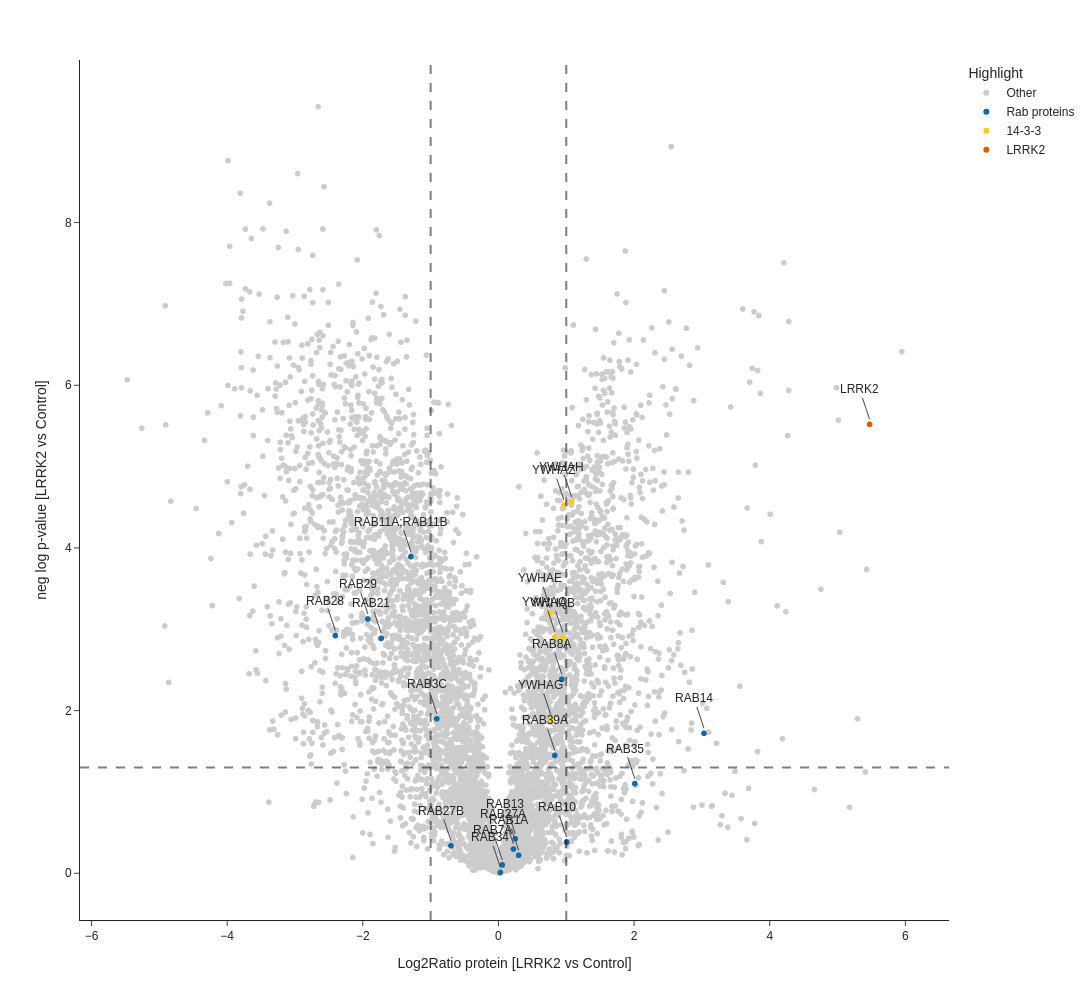

The code cell stored with this chart in its notebook:
### Code cell
fig_S2D = px.scatter(
    fInt,
    x="Student's T-test Difference L2T_Turbo",
    y="-Log Student's T-test p-value L2T_Turbo",
    color="Highlight",
    color_discrete_map=Fig_color_map,
    template="simple_white",
    hover_data=["PG.Genes", "PG.ProteinAccessions"],
    labels={
        "Student's T-test Difference L2T_Turbo": "Log2Ratio protein [LRRK2 vs Control]",
        "-Log Student's T-test p-value L2T_Turbo": "neg log p-value [LRRK2 vs Control]",
        "PG.Genes": "Gene",
    },
)

annotate = fInt.loc[
    fInt["Highlight"].isin(["LRRK2","Rab proteins","14-3-3"]),
    [
        "Student's T-test Difference L2T_Turbo",
        "-Log Student's T-test p-value L2T_Turbo",
        "PG.Genes",
    ],
]

for x, y, gene in annotate.itertuples(index=False):
    fig_S2D.add_annotation(
        x=x,
        y=y,
        text=gene,
        showarrow=True,
        yshift=5,
    )

fig_S2D.update_layout(
    height=1000,
    width=1500,
    font_family="Arial",
)

fig_S2D.add_hline(y=1.3, opacity=0.5, line_width=2, line_dash="dash")
fig_S2D.add_vline(x=1, opacity=0.5, line_width=2, line_dash="dash")
fig_S2D.add_vline(x=-1, opacity=0.5, line_width=2, line_dash="dash")

fig_S2D.show()

### Figure 1 — Plotly figure (JSON) as saved in the notebook; plotly's stock layout.template omitted (floating-point values rounded to 4 significant figures; data arrays with more than 128 entries replaced by an {"elided": "..."} marker saying what was removed)
{"data": [{"customdata": {"elided": "5987x2 str values"}, "hovertemplate": "Highlight=Other<br>Log2Ratio protein [LRRK2 vs Control]=%{x}<br>neg log p-value [LRRK2 vs Control]=%{y}<br>Gene=%{customdata[0]}<br>PG.ProteinAccessions=%{customdata[1]}<extra></extra>", "legendgroup": "Other", "marker": {"color": "rgb(204,204,204)", "symbol": "circle"}, "mode": "markers", "name": "Other", "showlegend": true, "type": "scattergl", "x": {"elided": "5987 float values"}, "xaxis": "x", "y": {"elided": "5987 float values"}, "yaxis": "y"}, {"customdata": [["RAB27B", "O00194"], ["RAB29", "O14966"], ["RAB34", "P0DI83"], ["RAB7A", "P51149"], ["RAB13", "P51153"], ["RAB28", "P51157"], ["RAB27A", "P51159"], ["RAB8A", "P61006"], ["RAB10", "P61026"], ["RAB14", "P61106"], ["RAB11A;RAB11B", "P62491;Q15907"], ["RAB1A", "P62820"], ["RAB39A", "Q14964"], ["RAB35", "Q15286"], ["RAB3C", "Q96E17"], ["RAB21", "Q9UL25"]], "hovertemplate": "Highlight=Rab proteins<br>Log2Ratio protein [LRRK2 vs Control]=%{x}<br>neg log p-value [LRRK2 vs Control]=%{y}<br>Gene=%{customdata[0]}<br>PG.ProteinAccessions=%{customdata[1]}<extra></extra>", "legendgroup": "Rab proteins", "marker": {"color": "#0e6ba8", "symbol": "circle"}, "mode": "markers", "name": "Rab proteins", "showlegend": true, "type": "scattergl", "x": [-0.7005, -1.925, 0.02852, 0.05651, 0.2475, -2.405, 0.2211, 0.9347, 1.005, 3.031, -1.292, 0.298, 0.83, 2.01, -0.9086, -1.729], "xaxis": "x", "y": [0.3382, 3.126, 0.009717, 0.1024, 0.424, 2.922, 0.2978, 2.385, 0.3834, 1.72, 3.893, 0.2209, 1.449, 1.102, 1.9, 2.888], "yaxis": "y"}, {"customdata": [["YWHAQ", "P27348"], ["YWHAB", "P31946"], ["YWHAG", "P61981"], ["YWHAE", "P62258"], ["YWHAZ", "P63104"], ["YWHAH", "Q04917"]], "hovertemplate": "Highlight=14-3-3<br>Log2Ratio protein [LRRK2 vs Control]=%{x}<br>neg log p-value [LRRK2 vs Control]=%{y}<br>Gene=%{customdata[0]}<br>PG.ProteinAccessions=%{customdata[1]}<extra></extra>", "legendgroup": "14-3-3", "marker": {"color": "#FFCC00", "symbol": "circle"}, "mode": "markers", "name": "14-3-3", "showlegend": true, "type": "scattergl", "x": [0.832, 0.9491, 0.7709, 0.7641, 0.9653, 1.08], "xaxis": "x", "y": [2.906, 2.897, 1.889, 3.198, 4.525, 4.564], "yaxis": "y"}, {"customdata": [["LRRK2", "Q5S007"]], "hovertemplate": "Highlight=LRRK2<br>Log2Ratio protein [LRRK2 vs Control]=%{x}<br>neg log p-value [LRRK2 vs Control]=%{y}<br>Gene=%{customdata[0]}<br>PG.ProteinAccessions=%{customdata[1]}<extra></extra>", "legendgroup": "LRRK2", "marker": {"color": "#d95f02", "symbol": "circle"}, "mode": "markers", "name": "LRRK2", "showlegend": true, "type": "scattergl", "x": [5.473], "xaxis": "x", "y": [5.519], "yaxis": "y"}], "layout": {"annotations": [{"showarrow": true, "text": "RAB27B", "x": -0.7005, "y": 0.3382, "yshift": 5}, {"showarrow": true, "text": "RAB29", "x": -1.925, "y": 3.126, "yshift": 5}, {"showarrow": true, "text": "RAB34", "x": 0.02852, "y": 0.009717, "yshift": 5}, {"showarrow": true, "text": "YWHAQ", "x": 0.832, "y": 2.906, "yshift": 5}, {"showarrow": true, "text": "YWHAB", "x": 0.9491, "y": 2.897, "yshift": 5}, {"showarrow": true, "text": "RAB7A", "x": 0.05651, "y": 0.1024, "yshift": 5}, {"showarrow": true, "text": "RAB13", "x": 0.2475, "y": 0.424, "yshift": 5}, {"showarrow": true, "text": "RAB28", "x": -2.405, "y": 2.922, "yshift": 5}, {"showarrow": true, "text": "RAB27A", "x": 0.2211, "y": 0.2978, "yshift": 5}, {"showarrow": true, "text": "RAB8A", "x": 0.9347, "y": 2.385, "yshift": 5}, {"showarrow": true, "text": "RAB10", "x": 1.005, "y": 0.3834, "yshift": 5}, {"showarrow": true, "text": "RAB14", "x": 3.031, "y": 1.72, "yshift": 5}, {"showarrow": true, "text": "YWHAG", "x": 0.7709, "y": 1.889, "yshift": 5}, {"showarrow": true, "text": "YWHAE", "x": 0.7641, "y": 3.198, "yshift": 5}, {"showarrow": true, "text": "RAB11A;RAB11B", "x": -1.292, "y": 3.893, "yshift": 5}, {"showarrow": true, "text": "RAB1A", "x": 0.298, "y": 0.2209, "yshift": 5}, {"showarrow": true, "text": "YWHAZ", "x": 0.9653, "y": 4.525, "yshift": 5}, {"showarrow": true, "text": "YWHAH", "x": 1.08, "y": 4.564, "yshift": 5}, {"showarrow": true, "text": "RAB39A", "x": 0.83, "y": 1.449, "yshift": 5}, {"showarrow": true, "text": "RAB35", "x": 2.01, "y": 1.102, "yshift": 5}, {"showarrow": true, "text": "LRRK2", "x": 5.473, "y": 5.519, "yshift": 5}, {"showarrow": true, "text": "RAB3C", "x": -0.9086, "y": 1.9, "yshift": 5}, {"showarrow": true, "text": "RAB21", "x": -1.729, "y": 2.888, "yshift": 5}], "font": {"family": "Arial"}, "height": 1000, "legend": {"title": {"text": "Highlight"}, "tracegroupgap": 0}, "margin": {"t": 60}, "shapes": [{"line": {"dash": "dash", "width": 2}, "opacity": 0.5, "type": "line", "x0": 0, "x1": 1, "xref": "x domain", "y0": 1.3, "y1": 1.3, "yref": "y"}, {"line": {"dash": "dash", "width": 2}, "opacity": 0.5, "type": "line", "x0": 1, "x1": 1, "xref": "x", "y0": 0, "y1": 1, "yref": "y domain"}, {"line": {"dash": "dash", "width": 2}, "opacity": 0.5, "type": "line", "x0": -1, "x1": -1, "xref": "x", "y0": 0, "y1": 1, "yref": "y domain"}], "width": 1500, "xaxis": {"anchor": "y", "domain": [0, 1], "title": {"text": "Log2Ratio protein [LRRK2 vs Control]"}}, "yaxis": {"anchor": "x", "domain": [0, 1], "title": {"text": "neg log p-value [LRRK2 vs Control]"}}}}
